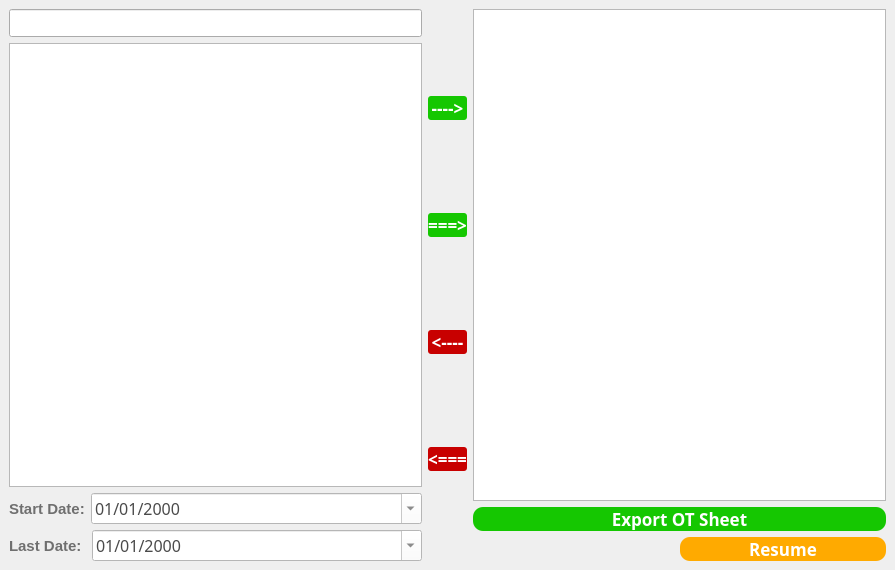
<?xml version="1.0" encoding="UTF-8"?>
<ui version="4.0">
 <class>OT_Sheet</class>
 <widget class="QMainWindow" name="OT_Sheet">
  <property name="geometry">
   <rect>
    <x>0</x>
    <y>0</y>
    <width>895</width>
    <height>570</height>
   </rect>
  </property>
  <property name="windowTitle">
   <string>OT Sheet Creator</string>
  </property>
  <widget class="QWidget" name="centralwidget">
   <layout class="QGridLayout" name="gridLayout">
    <item row="0" column="0">
     <layout class="QHBoxLayout" name="horizontalLayout_4">
      <item>
       <layout class="QVBoxLayout" name="verticalLayout">
        <item>
         <widget class="QLineEdit" name="lineEdit">
          <property name="font">
           <font>
            <pointsize>13</pointsize>
           </font>
          </property>
         </widget>
        </item>
        <item>
         <widget class="QListWidget" name="listWidget">
          <property name="font">
           <font>
            <pointsize>13</pointsize>
           </font>
          </property>
         </widget>
        </item>
        <item>
         <layout class="QHBoxLayout" name="horizontalLayout">
          <item>
           <widget class="QLabel" name="label">
            <property name="sizePolicy">
             <sizepolicy hsizetype="Minimum" vsizetype="Minimum">
              <horstretch>0</horstretch>
              <verstretch>0</verstretch>
             </sizepolicy>
            </property>
            <property name="font">
             <font>
              <family>Microsoft JhengHei UI</family>
              <pointsize>11</pointsize>
              <weight>75</weight>
              <bold>true</bold>
             </font>
            </property>
            <property name="styleSheet">
             <string notr="true">QLabel
{
	font-size:11pt;
	color:rgb(111,111,111);
}</string>
            </property>
            <property name="text">
             <string>Start Date:</string>
            </property>
           </widget>
          </item>
          <item>
           <widget class="QDateEdit" name="dateEdit">
            <property name="sizePolicy">
             <sizepolicy hsizetype="Expanding" vsizetype="Fixed">
              <horstretch>0</horstretch>
              <verstretch>0</verstretch>
             </sizepolicy>
            </property>
            <property name="styleSheet">
             <string notr="true">QDateEdit
{
    /*字体为微软雅黑*/
    font-family:Microsoft Yahei;
    /*字体大小为20点*/
	color:rgb(74, 74, 74);
   font-size:12pt;
	background-color:rgb(255, 255,255);
}

QDateEdit:hover
{
    /*背景颜色*/  
   background-color:rgb(229, 242, 255);
}

QDateEdit:focus
{
    /*背景颜色*/  
   background-color:rgb(229, 242, 255);
}</string>
            </property>
            <property name="wrapping">
             <bool>false</bool>
            </property>
            <property name="currentSection">
             <enum>QDateTimeEdit::DaySection</enum>
            </property>
            <property name="displayFormat">
             <string notr="true">dd/MM/yyyy</string>
            </property>
            <property name="calendarPopup">
             <bool>true</bool>
            </property>
           </widget>
          </item>
         </layout>
        </item>
        <item>
         <layout class="QHBoxLayout" name="horizontalLayout_2">
          <item>
           <widget class="QLabel" name="label_2">
            <property name="sizePolicy">
             <sizepolicy hsizetype="Minimum" vsizetype="Minimum">
              <horstretch>0</horstretch>
              <verstretch>0</verstretch>
             </sizepolicy>
            </property>
            <property name="font">
             <font>
              <family>Microsoft JhengHei UI</family>
              <pointsize>11</pointsize>
              <weight>75</weight>
              <bold>true</bold>
             </font>
            </property>
            <property name="styleSheet">
             <string notr="true">QLabel
{
	font-size:11pt;
	color:rgb(111,111,111);
}</string>
            </property>
            <property name="text">
             <string>Last Date: </string>
            </property>
           </widget>
          </item>
          <item>
           <widget class="QDateEdit" name="dateEdit_2">
            <property name="sizePolicy">
             <sizepolicy hsizetype="Expanding" vsizetype="Fixed">
              <horstretch>0</horstretch>
              <verstretch>0</verstretch>
             </sizepolicy>
            </property>
            <property name="styleSheet">
             <string notr="true">QDateEdit
{
    /*字体为微软雅黑*/
    font-family:Microsoft Yahei;
    /*字体大小为20点*/
	color:rgb(74, 74, 74);
   font-size:12pt;
	background-color:rgb(255, 255,255);
}

QDateEdit:hover
{
    /*背景颜色*/  
   background-color:rgb(229, 242, 255);
}

QDateEdit:focus
{
    /*背景颜色*/  
   background-color:rgb(229, 242, 255);
}</string>
            </property>
            <property name="wrapping">
             <bool>false</bool>
            </property>
            <property name="currentSection">
             <enum>QDateTimeEdit::DaySection</enum>
            </property>
            <property name="displayFormat">
             <string notr="true">dd/MM/yyyy</string>
            </property>
            <property name="calendarPopup">
             <bool>true</bool>
            </property>
           </widget>
          </item>
         </layout>
        </item>
       </layout>
      </item>
      <item>
       <layout class="QVBoxLayout" name="verticalLayout_2">
        <item>
         <widget class="QPushButton" name="pushButton">
          <property name="sizePolicy">
           <sizepolicy hsizetype="Preferred" vsizetype="Fixed">
            <horstretch>0</horstretch>
            <verstretch>0</verstretch>
           </sizepolicy>
          </property>
          <property name="font">
           <font>
            <family>Microsoft Yahei</family>
            <pointsize>13</pointsize>
            <weight>75</weight>
            <italic>false</italic>
            <bold>true</bold>
           </font>
          </property>
          <property name="styleSheet">
           <string notr="true">QPushButton

{
    font-family:Microsoft Yahei;
    font-size:13pt;  
    color:white;
    background-color:rgb(21, 199, 1);
    border-radius:3px;
	font: bold;

}


QPushButton:hover
{
    background-color:rgb(21, 175, 0);
    padding-left:-3px;
    padding-top:-3px;
	font-size: 15pt;

}


QPushButton:pressed
{
    background-color:rgb(0, 113, 0); 
    padding-left:3px;
    padding-top:3px;
	 font-size:13pt; 
}</string>
          </property>
          <property name="text">
           <string>----&gt;</string>
          </property>
         </widget>
        </item>
        <item>
         <widget class="QPushButton" name="pushButton_2">
          <property name="sizePolicy">
           <sizepolicy hsizetype="Preferred" vsizetype="Fixed">
            <horstretch>0</horstretch>
            <verstretch>0</verstretch>
           </sizepolicy>
          </property>
          <property name="styleSheet">
           <string notr="true">QPushButton

{
    font-family:Microsoft Yahei;
    font-size:13pt;  
    color:white;
    background-color:rgb(21, 199, 1);
    border-radius:3px;
	font: bold;

}


QPushButton:hover
{
    background-color:rgb(21, 175, 0);
    padding-left:-3px;
    padding-top:-3px;
	font-size: 15pt;

}


QPushButton:pressed
{
    background-color:rgb(0, 113, 0); 
    padding-left:3px;
    padding-top:3px;
	 font-size:13pt; 
}</string>
          </property>
          <property name="text">
           <string>===&gt;</string>
          </property>
         </widget>
        </item>
        <item>
         <widget class="QPushButton" name="pushButton_3">
          <property name="sizePolicy">
           <sizepolicy hsizetype="Preferred" vsizetype="Fixed">
            <horstretch>0</horstretch>
            <verstretch>0</verstretch>
           </sizepolicy>
          </property>
          <property name="styleSheet">
           <string notr="true">QPushButton
{
    font-family:Microsoft Yahei;
    font-size:13pt;
    color:white;
    background-color:rgb(200, 0, 0);
    border-radius:3px;
	font: bold;
}

QPushButton:hover
{
    background-color:rgb(176, 0, 0);
    padding-left:-3px;
    padding-top:-3px;
	 font-size:15pt;
}

QPushButton:pressed
{
    background-color:rgb(147, 0, 0);
    padding-left:3px;
    padding-top:3px;
    font-size:13pt;
}</string>
          </property>
          <property name="text">
           <string>&lt;----</string>
          </property>
         </widget>
        </item>
        <item>
         <widget class="QPushButton" name="pushButton_4">
          <property name="sizePolicy">
           <sizepolicy hsizetype="Preferred" vsizetype="Fixed">
            <horstretch>0</horstretch>
            <verstretch>0</verstretch>
           </sizepolicy>
          </property>
          <property name="styleSheet">
           <string notr="true">QPushButton
{
    font-family:Microsoft Yahei;
    font-size:13pt;
    color:white;
    background-color:rgb(200, 0, 0);
    border-radius:3px;
	font: bold;
}

QPushButton:hover
{
    background-color:rgb(176, 0, 0);
    padding-left:-3px;
    padding-top:-3px;
	 font-size:15pt;
}

QPushButton:pressed
{
    background-color:rgb(147, 0, 0);
    padding-left:3px;
    padding-top:3px;
    font-size:13pt;
}</string>
          </property>
          <property name="text">
           <string>&lt;===</string>
          </property>
         </widget>
        </item>
       </layout>
      </item>
      <item>
       <layout class="QVBoxLayout" name="verticalLayout_4">
        <item>
         <widget class="QListWidget" name="listWidget_2">
          <property name="font">
           <font>
            <pointsize>13</pointsize>
           </font>
          </property>
         </widget>
        </item>
        <item>
         <layout class="QVBoxLayout" name="verticalLayout_3">
          <item>
           <widget class="QPushButton" name="pushButton_5">
            <property name="sizePolicy">
             <sizepolicy hsizetype="Expanding" vsizetype="Fixed">
              <horstretch>0</horstretch>
              <verstretch>0</verstretch>
             </sizepolicy>
            </property>
            <property name="font">
             <font>
              <family>Microsoft Yahei</family>
              <pointsize>13</pointsize>
              <weight>75</weight>
              <bold>true</bold>
             </font>
            </property>
            <property name="styleSheet">
             <string notr="true">QPushButton

{
    font-family:Microsoft Yahei;
    font-size:13pt;  
    color:white;
    background-color:rgb(21, 199, 1);
    border-radius:10px;

}


QPushButton:hover
{
    background-color:rgb(21, 175, 0);
    padding-left:-3px;
    padding-top:-3px;

}


QPushButton:pressed
{
    background-color:rgb(0, 113, 0); 
    padding-left:3px;
    padding-top:3px;
}</string>
            </property>
            <property name="text">
             <string>Export OT Sheet</string>
            </property>
           </widget>
          </item>
          <item>
           <layout class="QHBoxLayout" name="horizontalLayout_3">
            <item>
             <spacer name="horizontalSpacer">
              <property name="orientation">
               <enum>Qt::Horizontal</enum>
              </property>
              <property name="sizeHint" stdset="0">
               <size>
                <width>40</width>
                <height>20</height>
               </size>
              </property>
             </spacer>
            </item>
            <item>
             <widget class="QPushButton" name="pushButton_6">
              <property name="sizePolicy">
               <sizepolicy hsizetype="Expanding" vsizetype="Minimum">
                <horstretch>0</horstretch>
                <verstretch>0</verstretch>
               </sizepolicy>
              </property>
              <property name="font">
               <font>
                <family>Microsoft Yahei</family>
                <pointsize>13</pointsize>
                <weight>75</weight>
                <bold>true</bold>
               </font>
              </property>
              <property name="styleSheet">
               <string notr="true">QPushButton
{
    /*字体为微软雅黑*/
    font-family:Microsoft Yahei;
    /*字体大小为20点*/
    font-size:13pt;
    /*字体颜色为白色*/    
    color:white;
    /*背景颜色*/  
    background-color:rgb(255, 170, 0);
    /*边框圆角半径为8像素*/ 
    border-radius:10px;
}

/*按钮停留态*/
QPushButton:hover
{
    /*背景颜色*/  
    background-color:rgb(230, 153, 0);
    padding-left:-3px;
    /*上内边距为3像素，让按下时字向下移动3像素*/  
    padding-top:-3px;

}

/*按钮按下态*/
QPushButton:pressed
{
    /*背景颜色*/  
    background-color:rgb(197, 128, 0);
    /*左内边距为3像素，让按下时字向右移动3像素*/  
    padding-left:3px;
    /*上内边距为3像素，让按下时字向下移动3像素*/  
    padding-top:3px;
}</string>
              </property>
              <property name="text">
               <string>Resume</string>
              </property>
             </widget>
            </item>
           </layout>
          </item>
         </layout>
        </item>
       </layout>
      </item>
     </layout>
    </item>
   </layout>
  </widget>
 </widget>
 <resources/>
 <connections/>
</ui>
